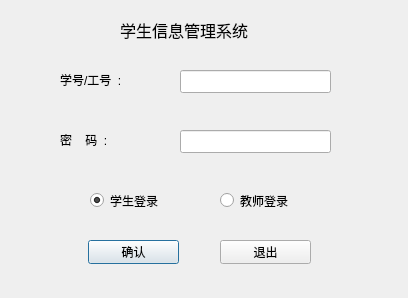
<?xml version="1.0" encoding="UTF-8"?>
<ui version="4.0">
 <class>LoginDialog</class>
 <widget class="QDialog" name="LoginDialog">
  <property name="geometry">
   <rect>
    <x>0</x>
    <y>0</y>
    <width>408</width>
    <height>298</height>
   </rect>
  </property>
  <property name="windowTitle">
   <string>Dialog</string>
  </property>
  <widget class="QPushButton" name="login">
   <property name="geometry">
    <rect>
     <x>88</x>
     <y>240</y>
     <width>91</width>
     <height>24</height>
    </rect>
   </property>
   <property name="text">
    <string>确认</string>
   </property>
  </widget>
  <widget class="QPushButton" name="exit">
   <property name="geometry">
    <rect>
     <x>220</x>
     <y>240</y>
     <width>91</width>
     <height>24</height>
    </rect>
   </property>
   <property name="text">
    <string>退出</string>
   </property>
  </widget>
  <widget class="QLineEdit" name="id">
   <property name="geometry">
    <rect>
     <x>180</x>
     <y>70</y>
     <width>151</width>
     <height>23</height>
    </rect>
   </property>
   <property name="echoMode">
    <enum>QLineEdit::Normal</enum>
   </property>
  </widget>
  <widget class="QLineEdit" name="password">
   <property name="geometry">
    <rect>
     <x>180</x>
     <y>130</y>
     <width>151</width>
     <height>23</height>
    </rect>
   </property>
   <property name="text">
    <string/>
   </property>
   <property name="maxLength">
    <number>10</number>
   </property>
   <property name="echoMode">
    <enum>QLineEdit::Password</enum>
   </property>
  </widget>
  <widget class="QLabel" name="label">
   <property name="geometry">
    <rect>
     <x>60</x>
     <y>70</y>
     <width>101</width>
     <height>20</height>
    </rect>
   </property>
   <property name="text">
    <string>学号/工号  :</string>
   </property>
  </widget>
  <widget class="QLabel" name="label_2">
   <property name="geometry">
    <rect>
     <x>60</x>
     <y>130</y>
     <width>101</width>
     <height>20</height>
    </rect>
   </property>
   <property name="text">
    <string>密    码  :</string>
   </property>
  </widget>
  <widget class="QLabel" name="titlelabel">
   <property name="geometry">
    <rect>
     <x>120</x>
     <y>20</y>
     <width>171</width>
     <height>20</height>
    </rect>
   </property>
   <property name="font">
    <font>
     <family>Bahnschrift Light</family>
     <pointsize>12</pointsize>
    </font>
   </property>
   <property name="text">
    <string>学生信息管理系统</string>
   </property>
  </widget>
  <widget class="QRadioButton" name="studentradio">
   <property name="enabled">
    <bool>true</bool>
   </property>
   <property name="geometry">
    <rect>
     <x>90</x>
     <y>190</y>
     <width>117</width>
     <height>21</height>
    </rect>
   </property>
   <property name="mouseTracking">
    <bool>true</bool>
   </property>
   <property name="acceptDrops">
    <bool>false</bool>
   </property>
   <property name="autoFillBackground">
    <bool>false</bool>
   </property>
   <property name="text">
    <string>学生登录</string>
   </property>
   <property name="checked">
    <bool>true</bool>
   </property>
  </widget>
  <widget class="QRadioButton" name="teacherradio">
   <property name="geometry">
    <rect>
     <x>220</x>
     <y>190</y>
     <width>117</width>
     <height>21</height>
    </rect>
   </property>
   <property name="text">
    <string>教师登录</string>
   </property>
  </widget>
 </widget>
 <resources/>
 <connections/>
</ui>
